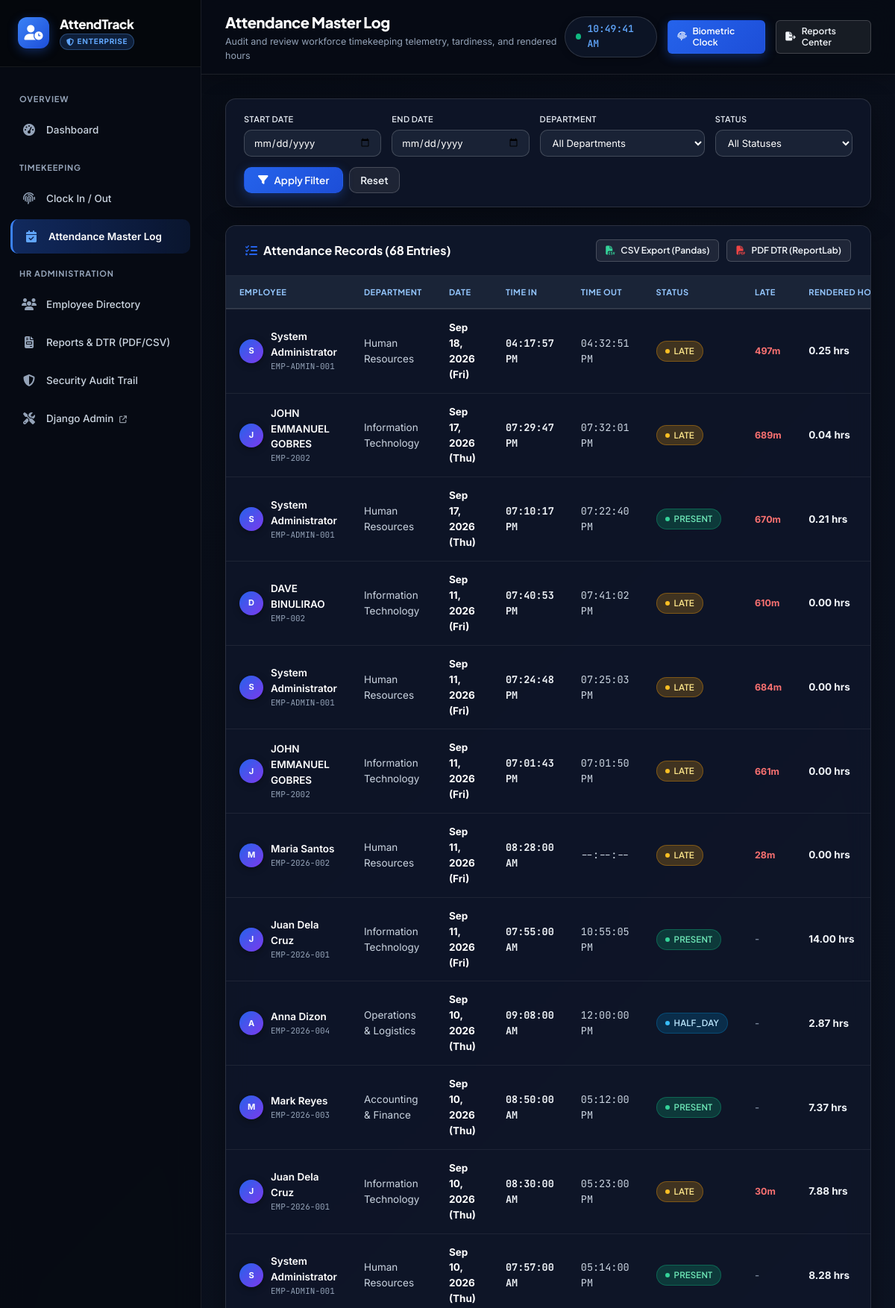
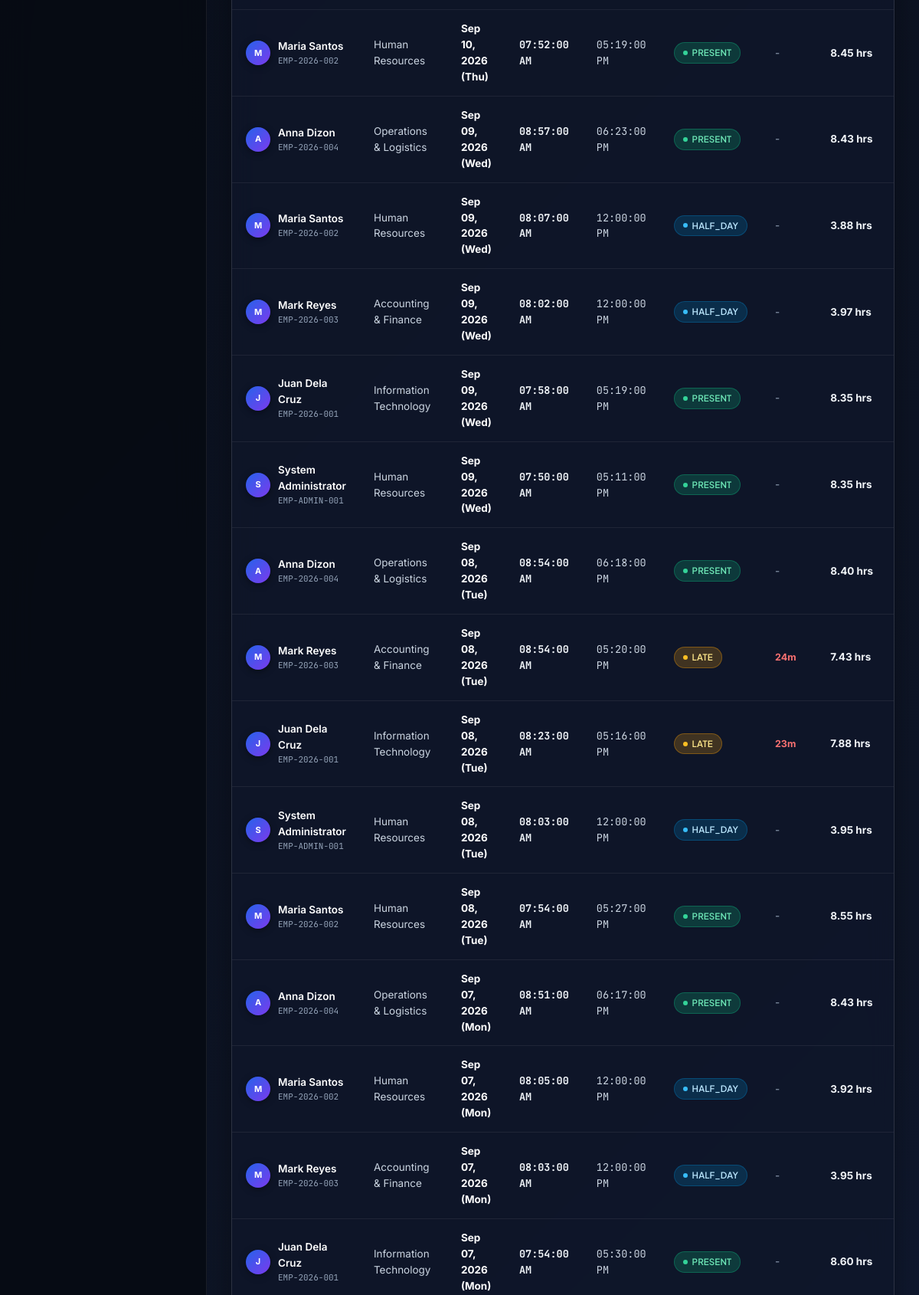
Page /attendance/ (signed in, upper part) on the committed database (2 pictures, top to bottom).
### core/models.py (models this page shows, shortened)
class EmployeeProfile(models.Model):
    user = models.OneToOneField(User, on_delete=models.CASCADE, related_name='profile')
    employee_id = models.CharField(max_length=30, unique=True)
    department = models.ForeignKey(Department, on_delete=models.SET_NULL, null=True, blank=True, related_name='employees')
    job_title = models.CharField(max_length=100, default='Staff')
    contact_number = models.CharField(max_length=20, blank=True, default='')
    hire_date = models.DateField(default=timezone.localdate)
    shift_start = models.TimeField(default=time(8, 0))   # 8:00 AM standard
    shift_end = models.TimeField(default=time(17, 0))    # 5:00 PM standard
    grace_period_minutes = models.IntegerField(default=15)  # 15 minutes grace period
    is_active = models.BooleanField(default=True)
    created_at = models.DateTimeField(auto_now_add=True)
    updated_at = models.DateTimeField(auto_now=True)
    class Meta:
        ordering = ['employee_id']
    @property
    def full_name(self):
        name = self.user.get_full_name()
        return name if name else self.user.username

class Department(models.Model):
    name = models.CharField(max_length=100, unique=True)
    code = models.CharField(max_length=20, unique=True)
    description = models.TextField(blank=True, default='')
    created_at = models.DateTimeField(auto_now_add=True)
    class Meta:
        ordering = ['name']

class AttendanceRecord(models.Model):
    STATUS_CHOICES = [
        ('PRESENT', 'Present (On-Time)'),
        ('LATE', 'Late Arrival'),
        ('HALF_DAY', 'Half Day'),
        ('ABSENT', 'Absent'),
        ('ON_LEAVE', 'On Leave'),
    ]
    employee = models.ForeignKey(EmployeeProfile, on_delete=models.CASCADE, related_name='attendance_records')
    date = models.DateField(default=timezone.localdate, db_index=True)
    time_in = models.TimeField(null=True, blank=True)
    time_out = models.TimeField(null=True, blank=True)
    status = models.CharField(max_length=20, choices=STATUS_CHOICES, default='PRESENT')
    late_minutes = models.IntegerField(default=0)
    overtime_hours = models.DecimalField(max_digits=5, decimal_places=2, default=Decimal('0.00'))
    total_hours = models.DecimalField(max_digits=5, decimal_places=2, default=Decimal('0.00'))
    ip_address = models.GenericIPAddressField(null=True, blank=True)
    notes = models.TextField(blank=True, default='')
    created_at = models.DateTimeField(auto_now_add=True)
    updated_at = models.DateTimeField(auto_now=True)
    class Meta:
        ordering = ['-date', '-time_in']
        constraints = [
            models.UniqueConstraint(fields=['employee', 'date'], name='unique_employee_daily_attendance')
        ]

### core/views.py (the view, shortened to what this page needs)
# urls.py: path('attendance/', views.attendance_logs_view, name='attendance_logs'),
@login_required
def attendance_logs_view(request):
    current_user = AuthManager.get_current_user(request)
    start_date_str = request.GET.get('start_date')
    end_date_str = request.GET.get('end_date')
    dept_id_str = request.GET.get('department')
    status = request.GET.get('status')
    start_date = datetime.strptime(start_date_str, '%Y-%m-%d').date() if start_date_str else None
    end_date = datetime.strptime(end_date_str, '%Y-%m-%d').date() if end_date_str else None
    dept_id = int(dept_id_str) if dept_id_str and dept_id_str.isdigit() else None
    if current_user.is_admin:
        logs = TimeTracker.get_all_logs(start_date=start_date, end_date=end_date, department_id=dept_id, status=status)
        departments = Department.objects.all()
        return render(request, 'attendance/log_list.html', {
            'logs': logs,
            'departments': departments,
            'start_date': start_date_str or '',
            'end_date': end_date_str or '',
            'selected_dept': dept_id,
            'selected_status': status or '',
            'current_user': current_user,
            'is_admin': True,
        })

### core/oop_classes/auth_manager.py (called while the page is built)
    @property
    def is_admin(self) -> bool:
        return self.is_staff or self.is_superuser

    @classmethod
    def get_current_user(cls, request) -> User | None:
        if request.user.is_authenticated:
            return User(request.user)
        return None

### core/oop_classes/time_tracker.py (called while the page is built)
    @property
    def formatted_date(self) -> str:
        return self.date.strftime("%b %d, %Y (%a)")

    @property
    def formatted_time_in(self) -> str:
        return self.time_in.strftime("%I:%M:%S %p") if self.time_in else "--:--:--"

    @property
    def formatted_time_out(self) -> str:
        return self.time_out.strftime("%I:%M:%S %p") if self.time_out else "--:--:--"

    @property
    def status_badge_class(self) -> str:
        mapping = {
            'PRESENT': 'badge-success',
            'LATE': 'badge-warning',
            'HALF_DAY': 'badge-info',
            'ABSENT': 'badge-danger',
            'ON_LEAVE': 'badge-secondary',
        }
        return mapping.get(self.status, 'badge-light')

    @classmethod
    def get_all_logs(cls, start_date: Optional[date] = None, end_date: Optional[date] = None,
                     department_id: Optional[int] = None, status: Optional[str] = None) -> List[AttendanceLog]:
        qs = AttendanceRecord.objects.select_related('employee__user', 'employee__department')
        if start_date:
            qs = qs.filter(date__gte=start_date)
        if end_date:
            qs = qs.filter(date__lte=end_date)
        if department_id:
            qs = qs.filter(employee__department_id=department_id)
        if status:
            qs = qs.filter(status=status)
        return [AttendanceLog(r) for r in qs.order_by('-date', '-time_in')]

### templates/attendance/log_list.html (shortened to what this page needs)
{% extends 'base.html' %}
{% block page_title %}Attendance Master Log{% endblock %}
{% block page_subtitle %}Audit and review workforce timekeeping telemetry, tardiness, and rendered hours{% endblock %}
{% block topbar_actions %}
<a href="{% url 'clock_terminal' %}" class="btn btn-primary btn-sm">
  <i class="fa-solid fa-fingerprint"></i> Biometric Clock
</a>
<a href="{% url 'reports_index' %}" class="btn btn-outline btn-sm">
  <i class="fa-solid fa-file-export"></i> Reports Center
</a>
{% endblock %}
{% block content %}
<div class="card" style="margin-bottom: 24px;">
  <div class="card-body" style="padding: 18px 24px;">
    <form method="GET" style="display: flex; flex-wrap: wrap; gap: 14px; align-items: flex-end;">
      <div style="flex: 1; min-width: 150px;">
        <label class="form-label" style="font-size: 11px; text-transform: uppercase; letter-spacing: 0.04em;">Start Date</label>
        <input type="date" name="start_date" value="{{ start_date }}" class="form-control" style="padding: 8px 12px; font-size: 13px;">
      </div>
      <div style="flex: 1; min-width: 150px;">
        <label class="form-label" style="font-size: 11px; text-transform: uppercase; letter-spacing: 0.04em;">End Date</label>
        <input type="date" name="end_date" value="{{ end_date }}" class="form-control" style="padding: 8px 12px; font-size: 13px;">
      </div>
      {% if is_admin %}
      <div style="flex: 1.2; min-width: 170px;">
        <label class="form-label" style="font-size: 11px; text-transform: uppercase; letter-spacing: 0.04em;">Department</label>
        <select name="department" class="form-select" style="padding: 8px 12px; font-size: 13px;">
          <option value="">All Departments</option>
        </select>
      </div>
      <div style="flex: 1; min-width: 150px;">
        <label class="form-label" style="font-size: 11px; text-transform: uppercase; letter-spacing: 0.04em;">Status</label>
        <select name="status" class="form-select" style="padding: 8px 12px; font-size: 13px;">
          <option value="">All Statuses</option>
        </select>
      </div>
      {% endif %}
      <div style="display: flex; gap: 8px;">
        <button type="submit" class="btn btn-primary" style="padding: 8px 18px;">
          <i class="fa-solid fa-filter"></i> Apply Filter
        </button>
        <a href="{% url 'attendance_logs' %}" class="btn btn-outline" style="padding: 8px 14px;">
          Reset
        </a>
      </div>
    </form>
  </div>
</div>
<div class="card">
  <div class="card-header">
    <h3>
      <i class="fa-solid fa-list-check" style="color: var(--primary-600);"></i>
      <span>Attendance Records ({{ logs|length }} Entries)</span>
    </h3>
    <div style="display: flex; gap: 10px;">
      <a href="{% url 'export_csv' %}?start_date={{ start_date }}&end_date={{ end_date }}&department={{ selected_dept|default:'' }}&status={{ selected_status|default:'' }}" class="btn btn-outline btn-sm">
        <i class="fa-solid fa-file-csv" style="color: var(--success-600);"></i> CSV Export (Pandas)
      </a>
      <a href="{% url 'export_pdf_dtr' %}?start_date={{ start_date }}&end_date={{ end_date }}" class="btn btn-outline btn-sm" target="_blank">
        <i class="fa-solid fa-file-pdf" style="color: var(--danger-500);"></i> PDF DTR (ReportLab)
      </a>
    </div>
  </div>
  <div class="table-responsive">
    <table class="data-table">
      <thead>
        <tr>
          {% if is_admin %}
            <th>Employee</th>
            <th>Department</th>
          {% endif %}
          <th>Date</th>
          <th>Time In</th>
          <th>Time Out</th>
          <th>Status</th>
          <th>Late</th>
          <th>Rendered Hours</th>
        </tr>
      </thead>
      <tbody>
        {% for log in logs %}
        <tr>
          {% if is_admin %}
            <td>
              <div style="display: flex; align-items: center; gap: 10px;">
                <div class="user-avatar" style="width: 32px; height: 32px; font-size: 11px;">
                  {{ log.employee_name|slice:":1"|upper }}
                </div>
                <div>
                  <div style="font-weight: 600; color: var(--slate-900);">{{ log.employee_name }}</div>
                  <div style="font-size: 11px; color: var(--slate-400); font-family: var(--font-mono);">{{ log.employee_id }}</div>
                </div>
              </div>
            </td>
            <td><span style="color: var(--slate-600);">{{ log.department }}</span></td>
          {% endif %}
          <td><b style="color: var(--slate-900);">{{ log.formatted_date }}</b></td>
          <td><span style="font-family: var(--font-mono); font-weight: 700; color: var(--slate-800);">{{ log.formatted_time_in }}</span></td>
          <td><span style="font-family: var(--font-mono); color: var(--slate-600);">{{ log.formatted_time_out }}</span></td>
          <td>
            <span class="badge {{ log.status_badge_class }}">
              <span class="badge-dot"></span>
              {{ log.status }}
            </span>
          </td>
          <td>
            {% if log.late_minutes > 0 %}
              <span style="color: var(--danger-600); font-weight: 700; font-size: 12.5px;">{{ log.late_minutes }}m</span>
            {% else %}
              <span style="color: var(--slate-400);">-</span>
            {% endif %}
          </td>
          <td><b style="color: var(--slate-800);">{{ log.total_hours|floatformat:2 }} hrs</b></td>
        </tr>
        {% endfor %}
      </tbody>
    </table>
  </div>
</div>
{% endblock %}

### rows in the picture
EmployeeProfile: employee_id "EMP-ADMIN-001" "EMP-ADMIN-001" "EMP-ADMIN-001" "EMP-ADMIN-001" "EMP-ADMIN-001" "EMP-ADMIN-001"
Department: department "Human Resources" "Human Resources" "Human Resources" "Human Resources" "Human Resources" "Human Resources" "Human Resources" "Human Resources" "Human Resources" "Human Resources" "Human Resources"
AttendanceRecord: status "LATE"
EmployeeProfile: employee_id "EMP-2002" "EMP-2002"
Department: department "Information Technology" "Information Technology" "Information Technology" "Information Technology" "Information Technology" "Information Technology" "Information Technology" "Information Technology"
AttendanceRecord: status "LATE"
AttendanceRecord: status "PRESENT"
EmployeeProfile: employee_id "EMP-002"
AttendanceRecord: status "LATE"
AttendanceRecord: status "LATE"
AttendanceRecord: status "LATE"
EmployeeProfile: employee_id "EMP-2026-002" "EMP-2026-002" "EMP-2026-002" "EMP-2026-002" "EMP-2026-002"
AttendanceRecord: status "LATE"
EmployeeProfile: employee_id "EMP-2026-001" "EMP-2026-001" "EMP-2026-001" "EMP-2026-001" "EMP-2026-001"
AttendanceRecord: status "PRESENT"
EmployeeProfile: employee_id "EMP-2026-004" "EMP-2026-004" "EMP-2026-004" "EMP-2026-004"
Department: department "Operations & Logistics" "Operations & Logistics" "Operations & Logistics" "Operations & Logistics"
AttendanceRecord: status "HALF_DAY"
EmployeeProfile: employee_id "EMP-2026-003" "EMP-2026-003" "EMP-2026-003" "EMP-2026-003"
Department: department "Accounting & Finance" "Accounting & Finance" "Accounting & Finance" "Accounting & Finance"
AttendanceRecord: status "PRESENT"
AttendanceRecord: status "LATE"
AttendanceRecord: status "PRESENT"
AttendanceRecord: status "PRESENT"
AttendanceRecord: status "PRESENT"
AttendanceRecord: status "HALF_DAY"
AttendanceRecord: status "HALF_DAY"
AttendanceRecord: status "PRESENT"
AttendanceRecord: status "PRESENT"
AttendanceRecord: status "PRESENT"
AttendanceRecord: status "LATE"
AttendanceRecord: status "LATE"
AttendanceRecord: status "HALF_DAY"
AttendanceRecord: status "PRESENT"
AttendanceRecord: status "PRESENT"
AttendanceRecord: status "HALF_DAY"
AttendanceRecord: status "HALF_DAY"
AttendanceRecord: status "PRESENT"

### other values in the picture
{{ logs|length }} "68"
{{ log.employee_name|slice:":1"|upper }} "S" "J" "S" "D" "S" "J" "M" "J" "A" "M" "J" "S" "M" "A" "M" "M" "J" "S" "A" "M" "J" "S" "M" "A" "M" "M" "J"
{{ log.employee_name }} "System Administrator" "JOHN EMMANUEL GOBRES" "System Administrator" "DAVE BINULIRAO" "System Administrator" "JOHN EMMANUEL GOBRES" "Maria Santos" "Juan Dela Cruz" "Anna Dizon" "Mark Reyes" "Juan Dela Cruz" "System Administrator" "Maria Santos" "Anna Dizon" "Maria Santos" "Mark Reyes" "Juan Dela Cruz" "System Administrator" "Anna Dizon" "Mark Reyes" "Juan Dela Cruz" "System Administrator" "Maria Santos" "Anna Dizon" "Maria Santos" "Mark Reyes" "Juan Dela Cruz"
{{ log.formatted_date }} "Sep 18, 2026 (Fri)" "Sep 17, 2026 (Thu)" "Sep 17, 2026 (Thu)" "Sep 11, 2026 (Fri)" "Sep 11, 2026 (Fri)" "Sep 11, 2026 (Fri)" "Sep 11, 2026 (Fri)" "Sep 11, 2026 (Fri)" "Sep 10, 2026 (Thu)" "Sep 10, 2026 (Thu)" "Sep 10, 2026 (Thu)" "Sep 10, 2026 (Thu)" "Sep 10, 2026 (Thu)" "Sep 09, 2026 (Wed)" "Sep 09, 2026 (Wed)" "Sep 09, 2026 (Wed)" "Sep 09, 2026 (Wed)" "Sep 09, 2026 (Wed)" "Sep 08, 2026 (Tue)" "Sep 08, 2026 (Tue)" "Sep 08, 2026 (Tue)" "Sep 08, 2026 (Tue)" "Sep 08, 2026 (Tue)" "Sep 07, 2026 (Mon)" "Sep 07, 2026 (Mon)" "Sep 07, 2026 (Mon)" "Sep 07, 2026 (Mon)"
{{ log.formatted_time_in }} "04:17:57 PM" "07:29:47 PM" "07:10:17 PM" "07:40:53 PM" "07:24:48 PM" "07:01:43 PM" "08:28:00 AM" "07:55:00 AM" "09:08:00 AM" "08:50:00 AM" "08:30:00 AM" "07:57:00 AM" "07:52:00 AM" "08:57:00 AM" "08:07:00 AM" "08:02:00 AM" "07:58:00 AM" "07:50:00 AM" "08:54:00 AM" "08:54:00 AM" "08:23:00 AM" "08:03:00 AM" "07:54:00 AM" "08:51:00 AM" "08:05:00 AM" "08:03:00 AM" "07:54:00 AM"
{{ log.formatted_time_out }} "04:32:51 PM" "07:32:01 PM" "07:22:40 PM" "07:41:02 PM" "07:25:03 PM" "07:01:50 PM" "--:--:--" "10:55:05 PM" "12:00:00 PM" "05:12:00 PM" "05:23:00 PM" "05:14:00 PM" "05:19:00 PM" "06:23:00 PM" "12:00:00 PM" "12:00:00 PM" "05:19:00 PM" "05:11:00 PM" "06:18:00 PM" "05:20:00 PM" "05:16:00 PM" "12:00:00 PM" "05:27:00 PM" "06:17:00 PM" "12:00:00 PM" "12:00:00 PM" "05:30:00 PM"
{{ log.late_minutes }} "497" "689" "670" "610" "684" "661" "28" "30" "24" "23"
{{ log.total_hours|floatformat:2 }} "0.25" "0.04" "0.21" "0.00" "0.00" "0.00" "0.00" "14.00" "2.87" "7.37" "7.88" "8.28" "8.45" "8.43" "3.88" "3.97" "8.35" "8.35" "8.40" "7.43" "7.88" "3.95" "8.55" "8.43" "3.92" "3.95" "8.60"
